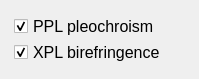
                            <widget class="QWidget" name="scrollAreaWidgetContents_3">
                             <property name="geometry">
                              <rect>
                               <x>0</x>
                               <y>0</y>
                               <width>199</width>
                               <height>67</height>
                              </rect>
                             </property>
                             <layout class="QGridLayout" name="gridLayout_12">
                              <item row="0" column="0">
                               <widget class="QWidget" name="widget_3" native="true">
                                <layout class="QGridLayout" name="gridLayout_13">
                                 <property name="leftMargin">
                                  <number>3</number>
                                 </property>
                                 <property name="topMargin">
                                  <number>3</number>
                                 </property>
                                 <property name="rightMargin">
                                  <number>3</number>
                                 </property>
                                 <property name="bottomMargin">
                                  <number>3</number>
                                 </property>
                                 <property name="horizontalSpacing">
                                  <number>6</number>
                                 </property>
                                 <property name="verticalSpacing">
                                  <number>1</number>
                                 </property>
                                 <item row="0" column="0">
                                  <widget class="QCheckBox" name="checkBox">
                                   <property name="font">
                                    <font>
                                     <family>Arial</family>
                                     <pointsize>12</pointsize>
                                    </font>
                                   </property>
                                   <property name="autoFillBackground">
                                    <bool>false</bool>
                                   </property>
                                   <property name="text">
                                    <string>PPL pleochroism</string>
                                   </property>
                                   <property name="checked">
                                    <bool>true</bool>
                                   </property>
                                  </widget>
                                 </item>
                                 <item row="1" column="0">
                                  <widget class="QCheckBox" name="checkBox_2">
                                   <property name="font">
                                    <font>
                                     <family>Arial</family>
                                     <pointsize>12</pointsize>
                                    </font>
                                   </property>
                                   <property name="text">
                                    <string>XPL birefringence</string>
                                   </property>
                                   <property name="checked">
                                    <bool>true</bool>
                                   </property>
                                  </widget>
                                 </item>
                                </layout>
                               </widget>
                              </item>
                             </layout>
                            </widget>
